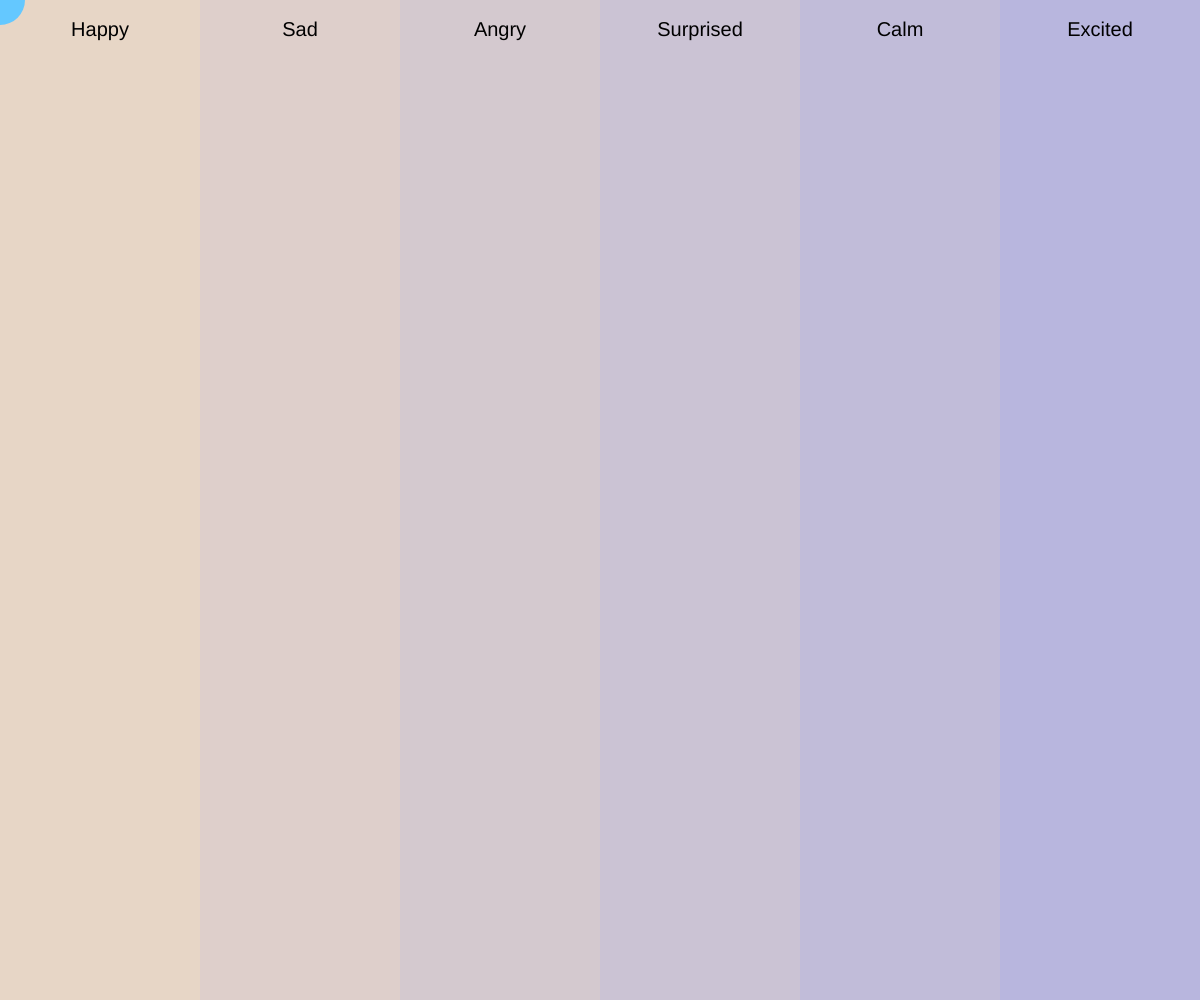
Frame 1 (no input)
Frame 60 (no input): identical to frame 1, image omitted
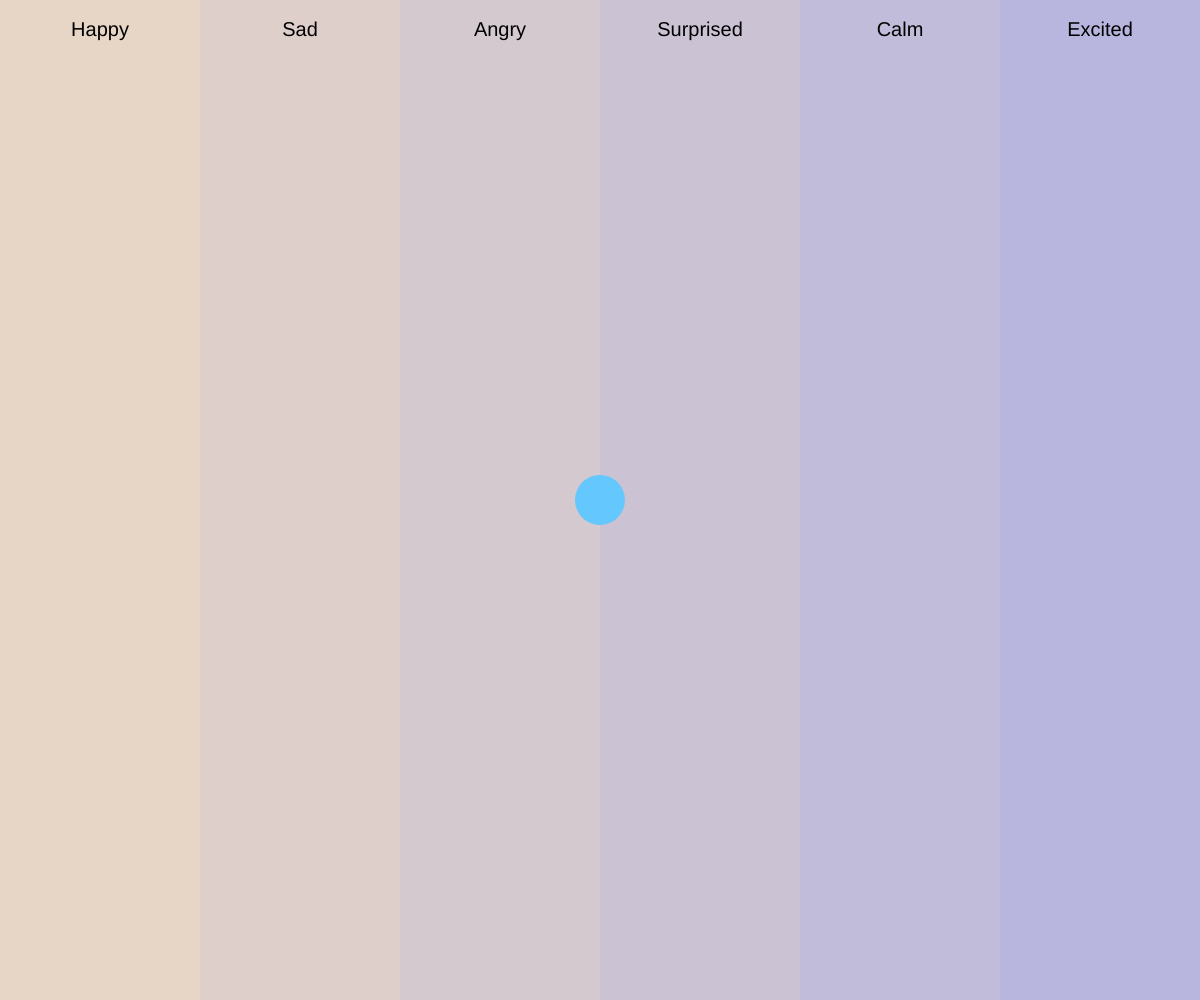
Frame 120 (the mouse pressed at the canvas centre since frame 60)

The p5.js sketch that drew these frames (run headless with seeded random() and noise() and a simulated clock; from frame 60 on, the mouse is pressed at the canvas centre):

// p5.js sketch
// ── sketch.js
let x = 0;
let y = 0;


let emotions = ['Happy', 'Sad', 'Angry', 'Surprised', 'Calm', 'Excited'];


let easings = [0.2, 0.05, 0.1, 0.15, 0.03, 0.25];

function setup() {
  createCanvas(windowWidth, windowHeight);
  textAlign(CENTER, CENTER);
  textSize(24);
  noStroke();
}

function draw() {
  background(220);


  emotionsBox();


  let boxWidth = width / emotions.length;
  let zone = floor(mouseX / boxWidth);


  zone = constrain(zone, 0, emotions.length - 1);


  let easing = easings[zone];


  let targetX = mouseX;
  let targetY = mouseY;


  x += (targetX - x) * easing;
  y += (targetY - y) * easing;


  fill(100, 200, 255);
  ellipse(x, y, 50, 50);


  fill(50);
  textSize(32);
 // text(`Current Emotion: ${emotions[zone]}`, width / 2, height - 40);
}


function emotionsBox() {
  let boxWidth = width / emotions.length;

  for (let i = 0; i < emotions.length; i++) {

    fill(255 - i * 30, 200 - i * 20, 150 + i * 15, 80);
    rect(i * boxWidth, 0, boxWidth, height);


    fill(0);
    textSize(20);
    text(emotions[i], i * boxWidth + boxWidth / 2, 30);
  }
}

// ── paddlePlayer.js
class PaddlePlayer {
  constructor(x, y, w, h, speed) {
    this.x = x;
    this.y = y;
    this.w = w;
    this.h = h;
    this.speed = speed;

    // Horizontal limits (tweak)
    this.minX = this.w/2 + 10;
    this.maxX = width * 0.35;

    // ensure initial pos is valid
    this.clamp();
  }

  show() {
    rect(this.x, this.y, this.w, this.h);
  }

  moveUp() {
    this.y -= this.speed;
    this.clamp();
  }

  moveDown() {
    this.y += this.speed;
    this.clamp();
  }

  moveLeft() {
    this.x -= this.speed;
    this.clamp();
  }

  moveRight() {
    this.x += this.speed;
    this.clamp();
  }

  clamp() {
    // respect top/bottom borders (fall back to 0 if undefined)
    const border = (typeof borderThickness !== 'undefined') ? borderThickness : 0;
    const halfH = this.h / 2;
    const halfW = this.w / 2;

    // vertical limits
    this.y = constrain(this.y, border + halfH, height - border - halfH);

    // horizontal limits
    this.x = constrain(this.x, this.minX + halfW, this.maxX - halfW);
  }

  handleInput() {
    // vertical
    if (keyIsDown(UP_ARROW)) this.moveUp();
    if (keyIsDown(DOWN_ARROW)) this.moveDown();

    // horizontal (optional) - arrow keys or A/D
    if (keyIsDown(LEFT_ARROW) || keyIsDown(65)) this.moveLeft();   // LEFT or 'A'
    if (keyIsDown(RIGHT_ARROW) || keyIsDown(68)) this.moveRight(); // RIGHT or 'D'
  }
}
